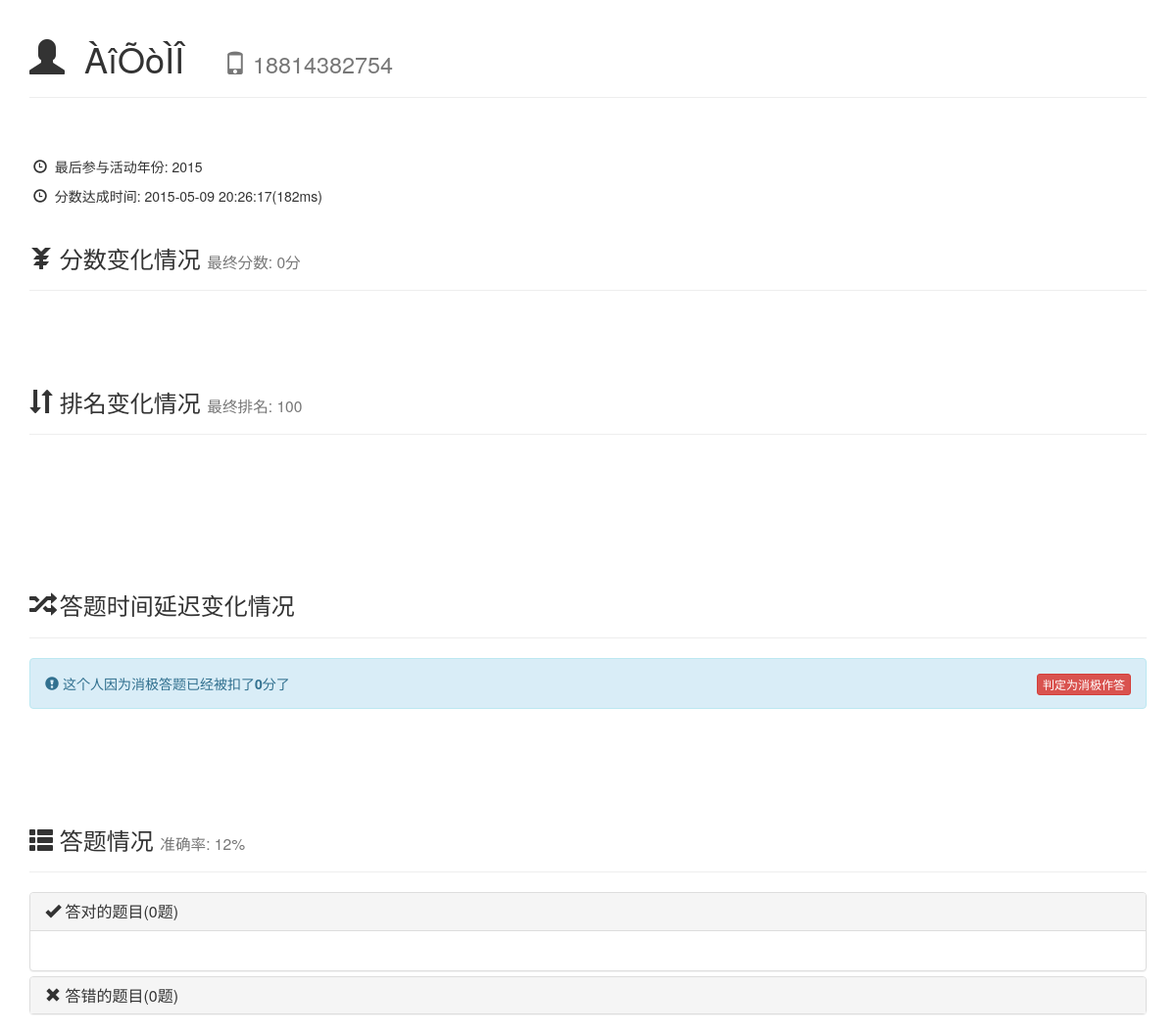
Before: /old/page/activity/CAQ_peoplestatic.php?t=3 with the older database file.
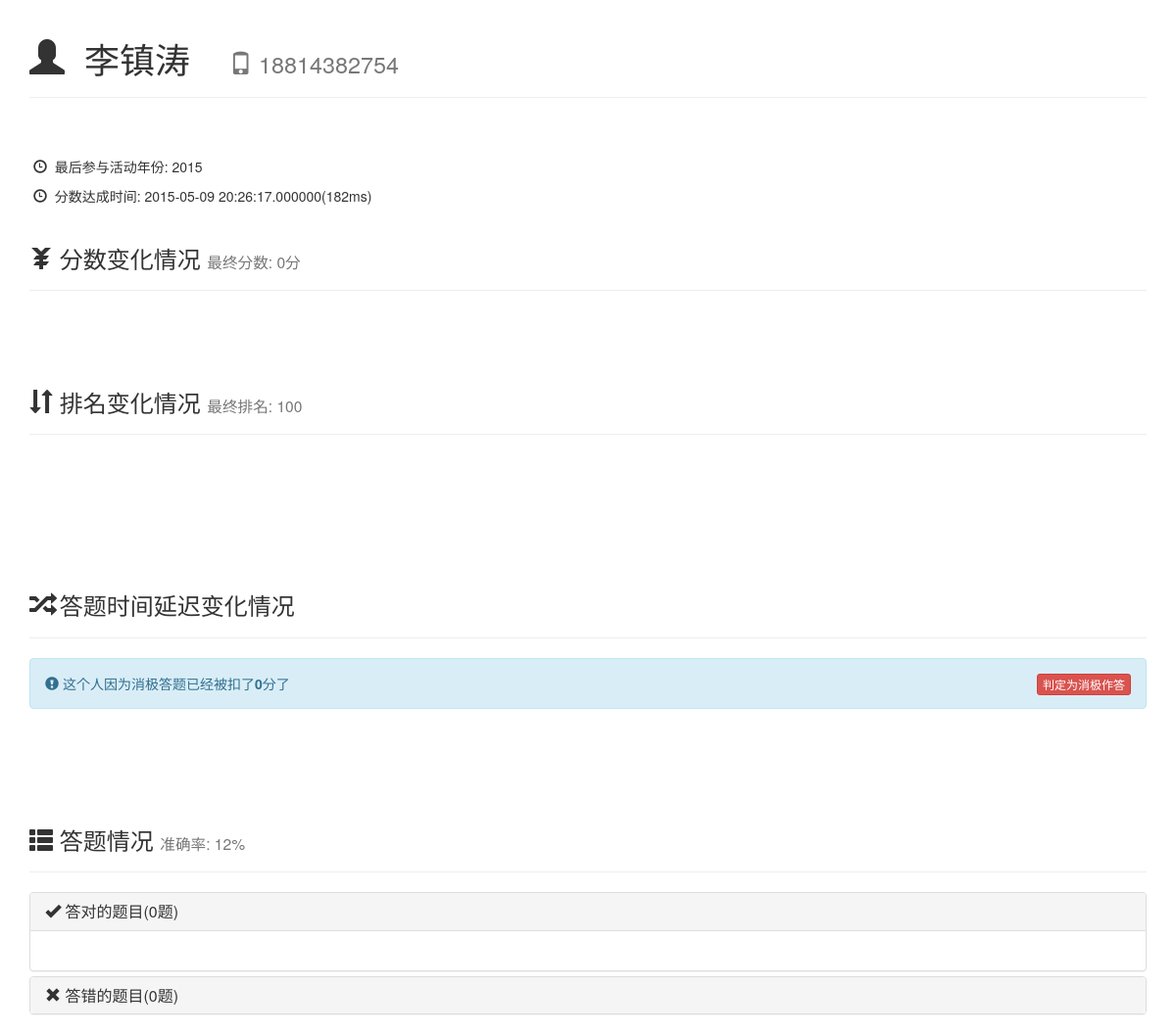
After: the same page with the newer database file.
### tables this page shows
CREATE TABLE `question_people` (
  `id` int(11) NOT NULL AUTO_INCREMENT,
  `name` text NOT NULL,
  `tel` text NOT NULL,
  `rightcount` int(11) NOT NULL DEFAULT '0',
  `wrongcount` int(11) NOT NULL DEFAULT '0',
  `score` int(11) NOT NULL DEFAULT '0',
  `historyscore` text NOT NULL,
  `rightids` text,
  `wrongids` text,
  `randomkey` text,
  `achievetime` datetime(6) NOT NULL,
  `achievets` int(11) DEFAULT NULL,
  `isbanned` int(11) NOT NULL DEFAULT '0',
  `wrongidccount` int(11) NOT NULL DEFAULT '0',
  `ranking` int(11) NOT NULL DEFAULT '0',
  `oldranking` int(11) NOT NULL DEFAULT '1000',
  `historyranking` text NOT NULL COMMENT '每一次的排名情况',
  `participateyears` text NOT NULL COMMENT '参与过的年份',
  `historydata` text NOT NULL COMMENT '记录之前每一年这个人的答题统计',
  `active` tinyint(4) NOT NULL DEFAULT '1' COMMENT '用来记录连续没有输入验证码的次数',
  `activeminusscore` mediumint(9) NOT NULL DEFAULT '0' COMMENT '因为没有输入验证码消极比赛而扣除的分数总和',
  `lastactiveyear` int(11) NOT NULL COMMENT '最后一次参与这个活动的年份',
  `reason-for-score` varchar(20) NOT NULL DEFAULT 'none' COMMENT '加扣分原因',
  PRIMARY KEY (`id`),
  KEY `active` (`active`),
  KEY `lastactiveyear` (`lastactiveyear`)
);

### old/plugin/php/sqlhelper.php (called while the page is built, shortened)
<?php
class sqlhelper{
	public function mysql($sql){
		$rerere = mysql_query($sql);
		return $rerere;
	}
}
?>

### old/page/activity/CAQ_peoplestatic.php (the view, shortened to what this page needs)
<?php
require_once(ROOT_PATH.PLUG_PATH.'/php/sqlhelper.php');
?>
<?php
if(is_array($_GET)&&count($_GET)>0){
    if(isset($_GET["t"])){
        $t=$_GET["t"];
    }else{
        $t="";
    }
}else{
    $t="";
}
$nc = new sqlhelper();
$result = $nc ->mysql("select * from question_people where id=$t limit 1");
$row = mysql_fetch_array($result);
$name = $row['name'];
$tel = $row['tel'];
$rightcount = $row['rightcount'];
$wrongcount = $row['wrongcount'];
$score = $row['score'];
$ranking = $row['ranking'];
$rightids = $row['rightids'];
$wrongids = $row['wrongids'];
$achievetime = $row['achievetime'];
$achievets = $row['achievets'];
$activeminusscore = $row['activeminusscore'];
$lastactiveyear = $row['lastactiveyear'];
$rightidsarray = array_filter(array_unique(explode(",",$rightids)));
$wrongidsarray = array_filter(array_unique(explode(",",$wrongids)));
$correctrate = $rightcount+$wrongcount == 0? 100 : round($rightcount/($rightcount+$wrongcount)*100);
?>
<!DOCTYPE html>
<html>
    <head>
        <link rel="stylesheet" href="//maxcdn.bootstrapcdn.com/font-awesome/4.3.0/css/font-awesome.min.css">
        <?php echo constant( 'BOOTSTRAP_DEFINE');?>
        <link rel="stylesheet/less" href="<?php echo constant("CSS_PATH")?>caq.less">
        <link href="http://cdn.jsdelivr.net/chartist.js/latest/chartist.min.css" rel="stylesheet" type="text/css" />
    </head>
    <body>
        <div class="container">
            <div class="page-header">
                <h1><span class="glyphicon glyphicon-user"></span>&nbsp;&nbsp;<?php echo $name;?>&nbsp;&nbsp;&nbsp;&nbsp;<small><span class="glyphicon glyphicon-phone"></span>&nbsp;<?php echo $tel;?></small></h1>
            </div>
            <br>
            <br>
            <p>&nbsp;<span class="glyphicon glyphicon-time"></span>&nbsp;&nbsp;最后参与活动年份:&nbsp;<?php echo $lastactiveyear;?></p>
            <p>&nbsp;<span class="glyphicon glyphicon-time"></span>&nbsp;&nbsp;分数达成时间:&nbsp;<?php echo $achievetime."(".$achievets."ms)"?></p>
            <div class="page-header">
                <h3><span class="glyphicon glyphicon-yen"></span>&nbsp;分数变化情况&nbsp;<small>最终分数:&nbsp;<?php echo $score;?>分</small></h3>
            </div>
            <br>
            <br>
            <div class="page-header">
                <h3><span class="glyphicon glyphicon-sort"></span>&nbsp;排名变化情况&nbsp;<small>最终排名:&nbsp;<?php echo $ranking;?></small></h3>
            </div>
            <br>
            <br>
            <br>
            <br>
            <br>
            <div class="page-header">
                <h3><span class="glyphicon glyphicon-random"></span>&nbsp;答题时间延迟变化情况&nbsp;</h3>
            </div>
            <div class="alert alert-info" role="alert"><span class="glyphicon glyphicon-exclamation-sign"></span>&nbsp;这个人因为消极答题已经被扣了<strong><?php echo $activeminusscore;?></strong>分了
                <button type="button" class="btn btn-danger btn-xs" style="float:right" onclick="passive()">判定为消极作答</button>
            </div>
            <br>
            <br>
            <br>
            <div class="page-header">
                <h3><span class="glyphicon glyphicon-th-list"></span>&nbsp;答题情况&nbsp;<small>准确率:&nbsp;<?php echo $correctrate;?>%</small></h3>
            </div>
            <div class="panel-group" id="accordion" role="tablist" aria-multiselectable="true">
              <div class="panel panel-default">
                <div class="panel-heading" role="tab" id="headingOne">
                  <h4 class="panel-title">
                    <a role="button" data-toggle="collapse" data-parent="#accordion" href="#collapseOne" aria-expanded="true" aria-controls="collapseOne">
                      <span class="glyphicon glyphicon-ok"></span>&nbsp;答对的题目(<?php echo count($rightidsarray);?>题)
                    </a>
                  </h4>
                </div>
                <div id="collapseOne" class="panel-collapse collapse in" role="tabpanel" aria-labelledby="headingOne">
                  <div class="panel-body">
                  </div>
                </div>
              </div>
              <div class="panel panel-default">
                <div class="panel-heading" role="tab" id="headingTwo">
                  <h4 class="panel-title">
                    <a class="collapsed" role="button" data-toggle="collapse" data-parent="#accordion" href="#collapseTwo" aria-expanded="false" aria-controls="collapseTwo">
                      <span class="glyphicon glyphicon-remove"></span>&nbsp;答错的题目(<?php echo count($wrongidsarray);?>题)
                    </a>
                  </h4>
                </div>
              </div>
            </div>
        </div>
    </body>
</html>

Changed rows visible on the page:
changed question_people: name "ÀîÕòÌÎ" → "李镇涛"; achievetime "2015-05-09 20:26:17" → "2015-05-09 20:26:17.000000"
